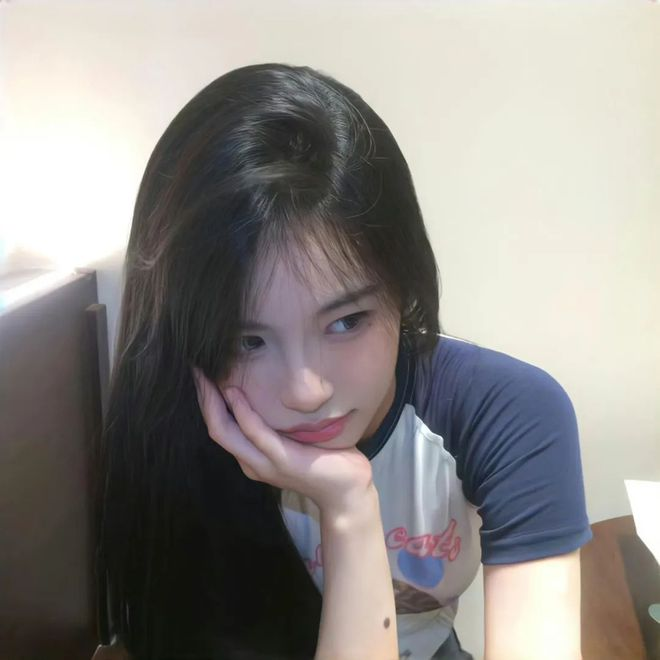
#> input picture 程文金/week05/test_img.jpeg, 660 x 660 px
$ python canny.py
#> lines starting #> are read from the running program, lines starting #| are printed output that depends on the picture; after the words box and inside, x2 and y2 are one past the last pixel; in counts of white or black regions, pixels touching at a corner belong together
import cv2
import numpy as np

img = cv2.imread("test_img.jpeg", 1)
#> img is the input picture: shape (660, 660, 3); mean B, G, R 137.7, 141.2, 144.9
gray = cv2.cvtColor(img, cv2.COLOR_BGR2GRAY)
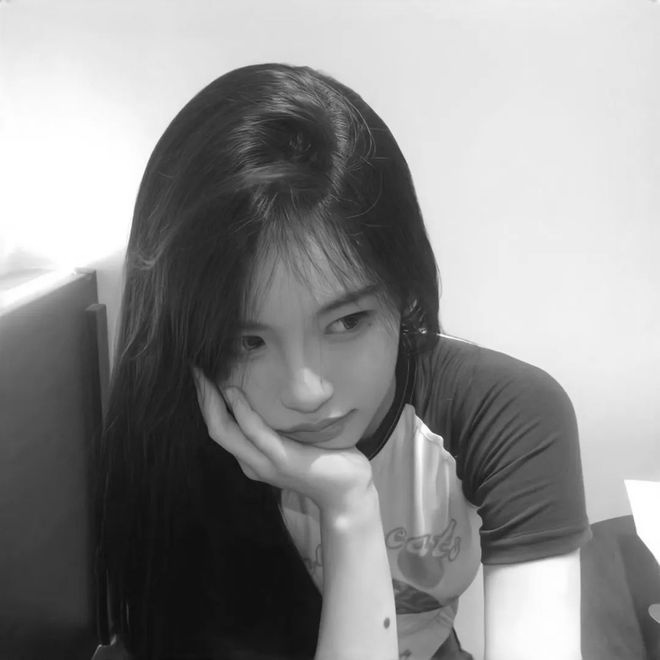
#> gray: shape (660, 660); min 10, max 255, mean 141.9
cannyimg = cv2.Canny(gray, 50, 300)
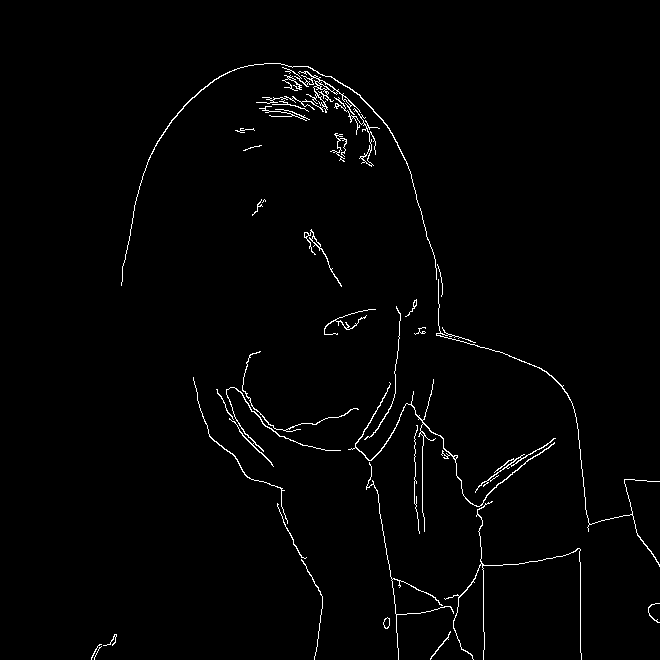
#> cannyimg: shape (660, 660); 1.5% white in thin lines or dots, all inside (x1, y1, x2, y2) = (91, 63, 660, 660)
cv2.imshow("canny", cannyimg)
cv2.waitKey()
cv2.destroyAllWindows()
